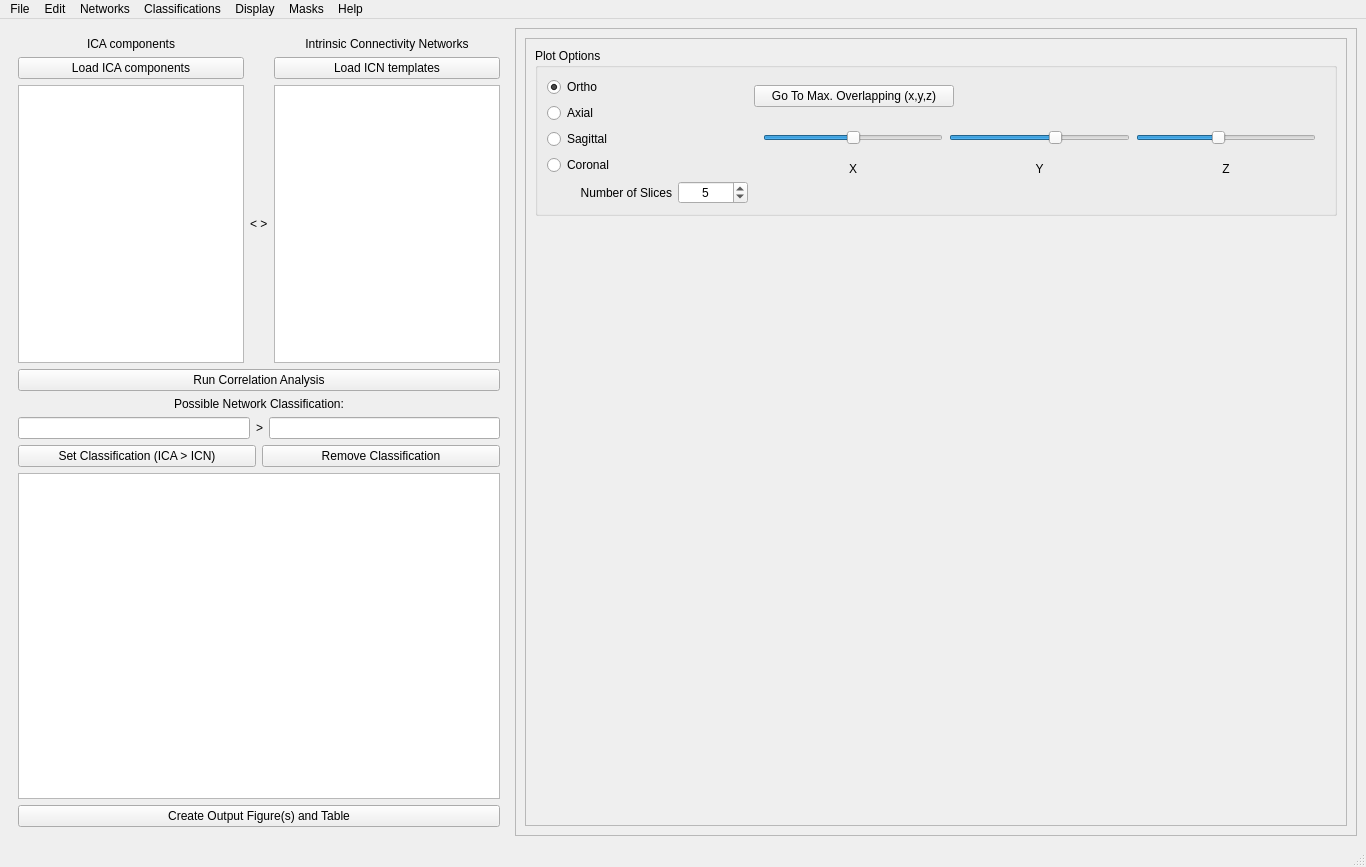
<?xml version="1.0" encoding="UTF-8"?>
<ui version="4.0">
 <class>MainWindow</class>
 <widget class="QMainWindow" name="MainWindow">
  <property name="geometry">
   <rect>
    <x>0</x>
    <y>0</y>
    <width>1366</width>
    <height>867</height>
   </rect>
  </property>
  <property name="minimumSize">
   <size>
    <width>160</width>
    <height>90</height>
   </size>
  </property>
  <property name="windowTitle">
   <string>ICA to Intrinsic Connectivity Network Classification</string>
  </property>
  <property name="windowIcon">
   <iconset>
    <normaloff>icon.ico</normaloff>icon.ico</iconset>
  </property>
  <widget class="QWidget" name="centralwidget">
   <property name="enabled">
    <bool>true</bool>
   </property>
   <property name="sizePolicy">
    <sizepolicy hsizetype="Preferred" vsizetype="Preferred">
     <horstretch>0</horstretch>
     <verstretch>0</verstretch>
    </sizepolicy>
   </property>
   <property name="minimumSize">
    <size>
     <width>1000</width>
     <height>800</height>
    </size>
   </property>
   <property name="styleSheet">
    <string notr="true"/>
   </property>
   <layout class="QHBoxLayout" name="horizontalLayout_3">
    <item>
     <widget class="QFrame" name="verticalFrame_controls">
      <property name="sizePolicy">
       <sizepolicy hsizetype="Preferred" vsizetype="Preferred">
        <horstretch>1</horstretch>
        <verstretch>0</verstretch>
       </sizepolicy>
      </property>
      <property name="minimumSize">
       <size>
        <width>500</width>
        <height>800</height>
       </size>
      </property>
      <property name="styleSheet">
       <string notr="true"/>
      </property>
      <layout class="QVBoxLayout" name="verticalLayout_2">
       <item>
        <layout class="QGridLayout" name="gridLayout_5">
         <item row="4" column="4">
          <widget class="QListWidget" name="listWidget_ICNtemplates"/>
         </item>
         <item row="3" column="4">
          <widget class="QPushButton" name="pushButton_icnload">
           <property name="text">
            <string>Load ICN templates</string>
           </property>
          </widget>
         </item>
         <item row="3" column="0">
          <widget class="QPushButton" name="pushButton_icaload">
           <property name="text">
            <string>Load ICA components</string>
           </property>
          </widget>
         </item>
         <item row="2" column="4">
          <widget class="QLabel" name="label_6">
           <property name="text">
            <string>Intrinsic Connectivity Networks</string>
           </property>
           <property name="alignment">
            <set>Qt::AlignCenter</set>
           </property>
          </widget>
         </item>
         <item row="4" column="2">
          <widget class="QLabel" name="label_5">
           <property name="text">
            <string>&lt; &gt;</string>
           </property>
          </widget>
         </item>
         <item row="4" column="0">
          <widget class="QListWidget" name="listWidget_ICAComponents"/>
         </item>
         <item row="2" column="0">
          <widget class="QLabel" name="label_4">
           <property name="text">
            <string>ICA components</string>
           </property>
           <property name="alignment">
            <set>Qt::AlignCenter</set>
           </property>
          </widget>
         </item>
        </layout>
       </item>
       <item>
        <layout class="QHBoxLayout" name="horizontalLayout">
         <item>
          <widget class="QPushButton" name="pushButton_runAnalysis">
           <property name="enabled">
            <bool>true</bool>
           </property>
           <property name="text">
            <string>Run Correlation Analysis</string>
           </property>
          </widget>
         </item>
        </layout>
       </item>
       <item>
        <widget class="QLabel" name="label_9">
         <property name="text">
          <string>Possible Network Classification:</string>
         </property>
         <property name="alignment">
          <set>Qt::AlignCenter</set>
         </property>
        </widget>
       </item>
       <item>
        <layout class="QHBoxLayout" name="horizontalLayout_2">
         <item>
          <widget class="QLineEdit" name="lineEdit_ICANetwork"/>
         </item>
         <item>
          <widget class="QLabel" name="label_8">
           <property name="text">
            <string>&gt;</string>
           </property>
          </widget>
         </item>
         <item>
          <widget class="QLineEdit" name="lineEdit_mappedICANetwork"/>
         </item>
        </layout>
       </item>
       <item>
        <layout class="QHBoxLayout" name="horizontalLayout_8">
         <item>
          <widget class="QPushButton" name="pushButton_addNetwork">
           <property name="text">
            <string>Set Classification (ICA &gt; ICN)</string>
           </property>
          </widget>
         </item>
         <item>
          <widget class="QPushButton" name="pushButton_rmNetwork">
           <property name="text">
            <string>Remove Classification</string>
           </property>
          </widget>
         </item>
        </layout>
       </item>
       <item>
        <widget class="QListWidget" name="listWidget_mappedICANetworks"/>
       </item>
       <item>
        <layout class="QHBoxLayout" name="horizontalLayout_7">
         <item>
          <widget class="QPushButton" name="pushButton_createOutput">
           <property name="enabled">
            <bool>true</bool>
           </property>
           <property name="text">
            <string>Create Output Figure(s) and Table</string>
           </property>
          </widget>
         </item>
        </layout>
       </item>
      </layout>
     </widget>
    </item>
    <item>
     <widget class="QScrollArea" name="scrollArea">
      <property name="sizePolicy">
       <sizepolicy hsizetype="Expanding" vsizetype="Expanding">
        <horstretch>9</horstretch>
        <verstretch>0</verstretch>
       </sizepolicy>
      </property>
      <property name="widgetResizable">
       <bool>true</bool>
      </property>
      <widget class="QWidget" name="scrollAreaWidgetContents">
       <property name="geometry">
        <rect>
         <x>0</x>
         <y>0</y>
         <width>840</width>
         <height>805</height>
        </rect>
       </property>
       <layout class="QVBoxLayout" name="verticalLayout_5">
        <item>
         <widget class="QFrame" name="slice_frame">
          <property name="sizePolicy">
           <sizepolicy hsizetype="Preferred" vsizetype="Preferred">
            <horstretch>9</horstretch>
            <verstretch>0</verstretch>
           </sizepolicy>
          </property>
          <property name="styleSheet">
           <string notr="true"/>
          </property>
          <property name="frameShape">
           <enum>QFrame::StyledPanel</enum>
          </property>
          <property name="frameShadow">
           <enum>QFrame::Raised</enum>
          </property>
          <layout class="QVBoxLayout" name="verticalLayout_3">
           <item>
            <widget class="QGroupBox" name="groupBox_2">
             <property name="title">
              <string>Plot Options</string>
             </property>
             <layout class="QHBoxLayout" name="horizontalLayout_4">
              <item>
               <layout class="QVBoxLayout" name="verticalLayout">
                <item>
                 <widget class="QRadioButton" name="radioButton_ortho">
                  <property name="text">
                   <string>Ortho</string>
                  </property>
                  <property name="checked">
                   <bool>true</bool>
                  </property>
                  <attribute name="buttonGroup">
                   <string notr="true">buttonGroup_xview</string>
                  </attribute>
                 </widget>
                </item>
                <item>
                 <widget class="QRadioButton" name="radioButton_axial">
                  <property name="enabled">
                   <bool>true</bool>
                  </property>
                  <property name="text">
                   <string>Axial</string>
                  </property>
                  <attribute name="buttonGroup">
                   <string notr="true">buttonGroup_xview</string>
                  </attribute>
                 </widget>
                </item>
                <item>
                 <widget class="QRadioButton" name="radioButton_sagittal">
                  <property name="enabled">
                   <bool>true</bool>
                  </property>
                  <property name="text">
                   <string>Sagittal</string>
                  </property>
                  <attribute name="buttonGroup">
                   <string notr="true">buttonGroup_xview</string>
                  </attribute>
                 </widget>
                </item>
                <item>
                 <widget class="QRadioButton" name="radioButton_coronal">
                  <property name="enabled">
                   <bool>true</bool>
                  </property>
                  <property name="text">
                   <string>Coronal</string>
                  </property>
                  <attribute name="buttonGroup">
                   <string notr="true">buttonGroup_xview</string>
                  </attribute>
                 </widget>
                </item>
                <item>
                 <layout class="QHBoxLayout" name="horizontalLayout_14">
                  <item>
                   <widget class="QLabel" name="label">
                    <property name="enabled">
                     <bool>true</bool>
                    </property>
                    <property name="sizePolicy">
                     <sizepolicy hsizetype="Preferred" vsizetype="Preferred">
                      <horstretch>0</horstretch>
                      <verstretch>0</verstretch>
                     </sizepolicy>
                    </property>
                    <property name="minimumSize">
                     <size>
                      <width>125</width>
                      <height>0</height>
                     </size>
                    </property>
                    <property name="maximumSize">
                     <size>
                      <width>125</width>
                      <height>16777215</height>
                     </size>
                    </property>
                    <property name="layoutDirection">
                     <enum>Qt::RightToLeft</enum>
                    </property>
                    <property name="text">
                     <string>Number of Slices</string>
                    </property>
                    <property name="alignment">
                     <set>Qt::AlignRight|Qt::AlignTrailing|Qt::AlignVCenter</set>
                    </property>
                   </widget>
                  </item>
                  <item>
                   <widget class="QSpinBox" name="spinBox_numSlices">
                    <property name="minimumSize">
                     <size>
                      <width>70</width>
                      <height>0</height>
                     </size>
                    </property>
                    <property name="maximumSize">
                     <size>
                      <width>70</width>
                      <height>16777215</height>
                     </size>
                    </property>
                    <property name="alignment">
                     <set>Qt::AlignCenter</set>
                    </property>
                    <property name="value">
                     <number>5</number>
                    </property>
                   </widget>
                  </item>
                 </layout>
                </item>
               </layout>
              </item>
              <item>
               <layout class="QVBoxLayout" name="verticalLayout_4">
                <item>
                 <widget class="QPushButton" name="pushButton_showOverlap">
                  <property name="enabled">
                   <bool>true</bool>
                  </property>
                  <property name="minimumSize">
                   <size>
                    <width>200</width>
                    <height>0</height>
                   </size>
                  </property>
                  <property name="maximumSize">
                   <size>
                    <width>200</width>
                    <height>16777215</height>
                   </size>
                  </property>
                  <property name="text">
                   <string>Go To Max. Overlapping (x,y,z)</string>
                  </property>
                 </widget>
                </item>
                <item>
                 <widget class="QFrame" name="frame">
                  <property name="sizePolicy">
                   <sizepolicy hsizetype="Preferred" vsizetype="Preferred">
                    <horstretch>1</horstretch>
                    <verstretch>1</verstretch>
                   </sizepolicy>
                  </property>
                  <property name="maximumSize">
                   <size>
                    <width>16777215</width>
                    <height>75</height>
                   </size>
                  </property>
                  <layout class="QHBoxLayout" name="horizontalLayout_xcontrols">
                   <item>
                    <layout class="QVBoxLayout" name="verticalLayout_6">
                     <item>
                      <widget class="QSlider" name="horizontalSlider_Xslice">
                       <property name="minimum">
                        <number>-78</number>
                       </property>
                       <property name="maximum">
                        <number>78</number>
                       </property>
                       <property name="orientation">
                        <enum>Qt::Horizontal</enum>
                       </property>
                      </widget>
                     </item>
                     <item>
                      <widget class="QLabel" name="label_Xslice">
                       <property name="text">
                        <string>X</string>
                       </property>
                       <property name="alignment">
                        <set>Qt::AlignCenter</set>
                       </property>
                      </widget>
                     </item>
                    </layout>
                   </item>
                   <item>
                    <layout class="QVBoxLayout" name="verticalLayout_7">
                     <item>
                      <widget class="QSlider" name="horizontalSlider_Yslice">
                       <property name="minimum">
                        <number>-112</number>
                       </property>
                       <property name="maximum">
                        <number>76</number>
                       </property>
                       <property name="orientation">
                        <enum>Qt::Horizontal</enum>
                       </property>
                      </widget>
                     </item>
                     <item>
                      <widget class="QLabel" name="label_Yslice">
                       <property name="text">
                        <string>Y</string>
                       </property>
                       <property name="alignment">
                        <set>Qt::AlignCenter</set>
                       </property>
                      </widget>
                     </item>
                    </layout>
                   </item>
                   <item>
                    <layout class="QVBoxLayout" name="verticalLayout_8">
                     <item>
                      <widget class="QSlider" name="horizontalSlider_Zslice">
                       <property name="minimum">
                        <number>-70</number>
                       </property>
                       <property name="maximum">
                        <number>85</number>
                       </property>
                       <property name="orientation">
                        <enum>Qt::Horizontal</enum>
                       </property>
                      </widget>
                     </item>
                     <item>
                      <widget class="QLabel" name="label_Zslice">
                       <property name="text">
                        <string>Z</string>
                       </property>
                       <property name="alignment">
                        <set>Qt::AlignCenter</set>
                       </property>
                      </widget>
                     </item>
                    </layout>
                   </item>
                  </layout>
                 </widget>
                </item>
               </layout>
              </item>
             </layout>
            </widget>
           </item>
           <item>
            <widget class="QFrame" name="frame_plot">
             <property name="sizePolicy">
              <sizepolicy hsizetype="Preferred" vsizetype="Preferred">
               <horstretch>0</horstretch>
               <verstretch>9</verstretch>
              </sizepolicy>
             </property>
             <property name="minimumSize">
              <size>
               <width>400</width>
               <height>400</height>
              </size>
             </property>
             <layout class="QVBoxLayout" name="verticalLayout_xplot">
              <item>
               <layout class="QVBoxLayout" name="verticalLayout_plot"/>
              </item>
             </layout>
            </widget>
           </item>
           <item>
            <layout class="QGridLayout" name="gridLayout" rowstretch="0" rowminimumheight="0"/>
           </item>
          </layout>
         </widget>
        </item>
       </layout>
      </widget>
     </widget>
    </item>
   </layout>
  </widget>
  <widget class="QMenuBar" name="menubar">
   <property name="geometry">
    <rect>
     <x>0</x>
     <y>0</y>
     <width>1366</width>
     <height>20</height>
    </rect>
   </property>
   <widget class="QMenu" name="menuFile">
    <property name="title">
     <string>File</string>
    </property>
    <addaction name="separator"/>
    <addaction name="action_LoadAnalysis"/>
    <addaction name="action_SaveAnalysis"/>
    <addaction name="action_ResetAnalysis"/>
    <addaction name="separator"/>
    <addaction name="action_runAnalysis"/>
    <addaction name="separator"/>
    <addaction name="action_createOutput"/>
    <addaction name="separator"/>
    <addaction name="action_Quit"/>
   </widget>
   <widget class="QMenu" name="menuEdit">
    <property name="title">
     <string>Edit</string>
    </property>
    <addaction name="action_EditPreferrences"/>
    <addaction name="action_LoadSettingsScript"/>
   </widget>
   <widget class="QMenu" name="menuDisplay">
    <property name="title">
     <string>Display</string>
    </property>
    <addaction name="action_DisplayICAtime"/>
    <addaction name="action_DisplayICAfreq"/>
    <addaction name="action_ChangeTR"/>
    <addaction name="separator"/>
    <addaction name="action_ChangeAnatomicalVol"/>
    <addaction name="action_ShowCrosshairs"/>
    <addaction name="action_ThreshICAVol"/>
    <addaction name="action_ShowICNTemplate"/>
    <addaction name="action_ShowMappingName"/>
    <addaction name="action_ShowICAName"/>
    <addaction name="action_ShowICNTemplateName"/>
    <addaction name="action_ChangeTextSize"/>
    <addaction name="separator"/>
    <addaction name="action_ResetDisplay"/>
    <addaction name="action_SaveDisplay"/>
   </widget>
   <widget class="QMenu" name="menuMasks">
    <property name="title">
     <string>Masks</string>
    </property>
    <addaction name="action_createBinaryMasks"/>
   </widget>
   <widget class="QMenu" name="menuNetworks">
    <property name="title">
     <string>Networks</string>
    </property>
    <addaction name="action_LoadICAcomps"/>
    <addaction name="action_RenameICAlist_select"/>
    <addaction name="action_ClearICAlist_select"/>
    <addaction name="action_ClearICAlist_all"/>
    <addaction name="separator"/>
    <addaction name="action_LoadICNtemplates"/>
    <addaction name="action_RenameICNtemplates_select"/>
    <addaction name="action_ClearICNlist_select"/>
    <addaction name="action_ClearICNlist_all"/>
    <addaction name="separator"/>
    <addaction name="action_LoadNoisetemplates"/>
   </widget>
   <widget class="QMenu" name="menuMappings_2">
    <property name="title">
     <string>Classifications</string>
    </property>
    <addaction name="action_RenameClassifications_select"/>
    <addaction name="separator"/>
    <addaction name="action_DuplicateICA_select"/>
    <addaction name="action_FindDuplicateICAClassifications"/>
    <addaction name="action_FindDuplicateICNClassifications"/>
    <addaction name="separator"/>
    <addaction name="action_FindProbableClassifications"/>
    <addaction name="action_FindQuestionableClassifications"/>
    <addaction name="separator"/>
    <addaction name="action_ClearClassifications_select"/>
    <addaction name="action_ClearClassifications_all"/>
   </widget>
   <widget class="QMenu" name="menuHelp">
    <property name="title">
     <string>Help</string>
    </property>
    <addaction name="separator"/>
    <addaction name="action_ShowAboutInfo"/>
    <addaction name="separator"/>
    <addaction name="action_ShowStepByStepTutorial"/>
    <addaction name="separator"/>
    <addaction name="action_LoadDemoICAcomps"/>
   </widget>
   <addaction name="menuFile"/>
   <addaction name="menuEdit"/>
   <addaction name="menuNetworks"/>
   <addaction name="menuMappings_2"/>
   <addaction name="menuDisplay"/>
   <addaction name="menuMasks"/>
   <addaction name="menuHelp"/>
  </widget>
  <widget class="QStatusBar" name="statusbar"/>
  <action name="action_LoadICAcomps">
   <property name="text">
    <string>Load ICA components</string>
   </property>
  </action>
  <action name="action_ClearICAlist_all">
   <property name="enabled">
    <bool>true</bool>
   </property>
   <property name="text">
    <string>Clear all ICA components</string>
   </property>
  </action>
  <action name="action_LoadICNtemplates">
   <property name="enabled">
    <bool>true</bool>
   </property>
   <property name="text">
    <string>Load ICN templates</string>
   </property>
  </action>
  <action name="action_LoadNoisetemplates">
   <property name="enabled">
    <bool>true</bool>
   </property>
   <property name="text">
    <string>Load noise templates</string>
   </property>
  </action>
  <action name="action_ClearICNlist_all">
   <property name="enabled">
    <bool>true</bool>
   </property>
   <property name="text">
    <string>Clear all templates</string>
   </property>
  </action>
  <action name="action_Quit">
   <property name="enabled">
    <bool>true</bool>
   </property>
   <property name="text">
    <string>Quit</string>
   </property>
   <property name="shortcut">
    <string>Ctrl+Q</string>
   </property>
  </action>
  <action name="action_DisplayICAtime">
   <property name="checkable">
    <bool>true</bool>
   </property>
   <property name="checked">
    <bool>true</bool>
   </property>
   <property name="enabled">
    <bool>true</bool>
   </property>
   <property name="text">
    <string>Display ICA time courses</string>
   </property>
  </action>
  <action name="action_DisplayICAfreq">
   <property name="checkable">
    <bool>true</bool>
   </property>
   <property name="checked">
    <bool>true</bool>
   </property>
   <property name="enabled">
    <bool>true</bool>
   </property>
   <property name="text">
    <string>Display ICA freq. spectrum</string>
   </property>
  </action>
  <action name="action_ChangeTR">
   <property name="text">
    <string>Change TR</string>
   </property>
  </action>
  <action name="action_LoadAnalysis">
   <property name="text">
    <string>Load analysis</string>
   </property>
   <property name="shortcut">
    <string>Ctrl+L</string>
   </property>
  </action>
  <action name="action_SaveAnalysis">
   <property name="text">
    <string>Save analysis</string>
   </property>
   <property name="shortcut">
    <string>Ctrl+S</string>
   </property>
  </action>
  <action name="action_LoadSettingsScript">
   <property name="text">
    <string>Load settings configuration script</string>
   </property>
  </action>
  <action name="action_ResetDisplay">
   <property name="text">
    <string>Reset display</string>
   </property>
  </action>
  <action name="action_SaveDisplay">
   <property name="enabled">
    <bool>true</bool>
   </property>
   <property name="text">
    <string>Save current display</string>
   </property>
  </action>
  <action name="action_createOutput">
   <property name="text">
    <string>Create and Save output</string>
   </property>
  </action>
  <action name="action_createBinaryMasks">
   <property name="text">
    <string>Create masks from classifications</string>
   </property>
  </action>
  <action name="action_ResetAnalysis">
   <property name="text">
    <string>Reset analysis</string>
   </property>
  </action>
  <action name="action_LoadOneICA">
   <property name="text">
    <string>Load single ICA component</string>
   </property>
  </action>
  <action name="action_LoadOneICN">
   <property name="text">
    <string>Load single ICN template</string>
   </property>
  </action>
  <action name="action_runAnalysis">
   <property name="text">
    <string>Run full correlation analysis</string>
   </property>
  </action>
  <action name="action_ShowCrosshairs">
   <property name="checkable">
    <bool>true</bool>
   </property>
   <property name="checked">
    <bool>true</bool>
   </property>
   <property name="text">
    <string>Show crosshairs</string>
   </property>
  </action>
  <action name="action_ShowICAName">
   <property name="checkable">
    <bool>true</bool>
   </property>
   <property name="checked">
    <bool>true</bool>
   </property>
   <property name="text">
    <string>Show ICA file name</string>
   </property>
  </action>
  <action name="action_ShowICNTemplateName">
   <property name="checkable">
    <bool>true</bool>
   </property>
   <property name="checked">
    <bool>true</bool>
   </property>
   <property name="text">
    <string>Show ICN template name</string>
   </property>
  </action>
  <action name="action_ChangeTextSize">
   <property name="text">
    <string>Change text size</string>
   </property>
  </action>
  <action name="action_ShowICNTemplate">
   <property name="checkable">
    <bool>true</bool>
   </property>
   <property name="checked">
    <bool>true</bool>
   </property>
   <property name="text">
    <string>Show ICN template vol.</string>
   </property>
  </action>
  <action name="action_ShowMappingName">
   <property name="checkable">
    <bool>true</bool>
   </property>
   <property name="checked">
    <bool>true</bool>
   </property>
   <property name="text">
    <string>Show ICN classification name</string>
   </property>
  </action>
  <action name="action_ThreshICAVol">
   <property name="checkable">
    <bool>true</bool>
   </property>
   <property name="text">
    <string>Threshold ICA vol.</string>
   </property>
  </action>
  <action name="action_ClearClassifications_all">
   <property name="text">
    <string>Reset all ICA &gt; ICN classifications</string>
   </property>
  </action>
  <action name="action_FindDuplicateICNClassifications">
   <property name="text">
    <string>Find duplicate ICN mappings</string>
   </property>
  </action>
  <action name="action_ChangeAnatomicalVol">
   <property name="text">
    <string>Change sMRI vol.</string>
   </property>
  </action>
  <action name="action_StartCorrelationAnalysis">
   <property name="text">
    <string>Start Ongoing Correlation Analysis</string>
   </property>
  </action>
  <action name="action_RunCorrelationAnalysisOffline">
   <property name="text">
    <string>Run Correlation Analysis Offline</string>
   </property>
  </action>
  <action name="action_correlateOnClick">
   <property name="checkable">
    <bool>true</bool>
   </property>
   <property name="checked">
    <bool>true</bool>
   </property>
   <property name="text">
    <string>Correlate IC * ICN pair on click</string>
   </property>
   <property name="iconText">
    <string>Correlate IC &amp; ICN on click</string>
   </property>
  </action>
  <action name="action_ClearICAlist_select">
   <property name="text">
    <string>Clear select ICA components</string>
   </property>
  </action>
  <action name="action_ClearICNlist_select">
   <property name="text">
    <string>Clear select templates</string>
   </property>
  </action>
  <action name="action_RenameICAlist_select">
   <property name="text">
    <string>Rename ICA components</string>
   </property>
  </action>
  <action name="action_RenameICNtemplates_select">
   <property name="text">
    <string>Rename ICN templates</string>
   </property>
  </action>
  <action name="action_FindDuplicateICAClassifications">
   <property name="text">
    <string>Find duplicate ICA classifications</string>
   </property>
  </action>
  <action name="action_DuplicateICA_select">
   <property name="text">
    <string>Duplicate select ICA comps for multiclassification</string>
   </property>
  </action>
  <action name="action_ClearClassifications_select">
   <property name="text">
    <string>Remove select classifications</string>
   </property>
  </action>
  <action name="action_RenameClassifications_select">
   <property name="text">
    <string>Rename select classifications</string>
   </property>
  </action>
  <action name="action_ShowAboutInfo">
   <property name="text">
    <string>About</string>
   </property>
  </action>
  <action name="action_ShowStepByStepTutorial">
   <property name="text">
    <string>Step-by-step tutorial</string>
   </property>
  </action>
  <action name="action_LoadICAcomps_on_startup">
   <property name="checkable">
    <bool>true</bool>
   </property>
   <property name="checked">
    <bool>true</bool>
   </property>
   <property name="text">
    <string>Load default ICA comps on startup</string>
   </property>
  </action>
  <action name="action_LoadICNtemplates_on_startup">
   <property name="checkable">
    <bool>true</bool>
   </property>
   <property name="checked">
    <bool>true</bool>
   </property>
   <property name="text">
    <string>Load default ICN templates on startup</string>
   </property>
  </action>
  <action name="action_ChangeDefaultStructuralVol">
   <property name="text">
    <string>Change default sMRI background</string>
   </property>
  </action>
  <action name="action_ChangeDefaultOutputDir">
   <property name="text">
    <string>Change default output dir.</string>
   </property>
  </action>
  <action name="action_LoadNoiseTemplates_on_startup">
   <property name="checkable">
    <bool>true</bool>
   </property>
   <property name="text">
    <string>Load noise templates on startup</string>
   </property>
  </action>
  <action name="action_ResetSettings_to_default">
   <property name="text">
    <string>Reset settings configuration to defaults</string>
   </property>
  </action>
  <action name="action_ChangeDefaultNoiseTemplate_dir">
   <property name="text">
    <string>Change default noise template dir.</string>
   </property>
  </action>
  <action name="action_ChangeDefaultSettings">
   <property name="text">
    <string>Change other default settings</string>
   </property>
  </action>
  <action name="action_FindProbableClassifications">
   <property name="text">
    <string>Find unmapped probable classifications</string>
   </property>
  </action>
  <action name="action_FindQuestionableClassifications">
   <property name="text">
    <string>Find questionable classifications</string>
   </property>
  </action>
  <action name="action_EditPreferrences">
   <property name="text">
    <string>Preferrences</string>
   </property>
  </action>
  <action name="action_LoadDemoICAcomps">
   <property name="text">
    <string>Load demo ICA comps</string>
   </property>
  </action>
 </widget>
 <tabstops>
  <tabstop>lineEdit_mappedICANetwork</tabstop>
 </tabstops>
 <resources/>
 <connections/>
 <buttongroups>
  <buttongroup name="buttonGroup_xview"/>
 </buttongroups>
</ui>
